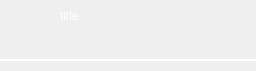
<?xml version="1.0" encoding="UTF-8"?>
<ui version="4.0">
 <class>EssayUI</class>
 <widget class="QWidget" name="EssayUI">
  <property name="geometry">
   <rect>
    <x>0</x>
    <y>0</y>
    <width>256</width>
    <height>71</height>
   </rect>
  </property>
  <property name="windowTitle">
   <string>Form</string>
  </property>
  <property name="styleSheet">
   <string notr="true"/>
  </property>
  <widget class="QLabel" name="label_title">
   <property name="geometry">
    <rect>
     <x>60</x>
     <y>0</y>
     <width>181</width>
     <height>31</height>
    </rect>
   </property>
   <property name="styleSheet">
    <string notr="true">font: 10pt &quot;黑体&quot;;
color: rgb(255, 255, 255);
</string>
   </property>
   <property name="text">
    <string>title</string>
   </property>
  </widget>
  <widget class="QLabel" name="label_time">
   <property name="geometry">
    <rect>
     <x>60</x>
     <y>30</y>
     <width>91</width>
     <height>21</height>
    </rect>
   </property>
   <property name="styleSheet">
    <string notr="true">font: 8pt &quot;新宋体&quot;;
color: rgb(241, 241, 241);</string>
   </property>
   <property name="text">
    <string>time</string>
   </property>
  </widget>
  <widget class="QLabel" name="label">
   <property name="geometry">
    <rect>
     <x>20</x>
     <y>10</y>
     <width>31</width>
     <height>31</height>
    </rect>
   </property>
   <property name="styleSheet">
    <string notr="true">
image: url(:/menu/images/笔记按钮.png);</string>
   </property>
   <property name="text">
    <string/>
   </property>
  </widget>
  <widget class="QLabel" name="label_2">
   <property name="geometry">
    <rect>
     <x>-10</x>
     <y>-10</y>
     <width>271</width>
     <height>71</height>
    </rect>
   </property>
   <property name="styleSheet">
    <string notr="true">border:2px solid rgb(255, 255, 255);
border-bottom-color: rgb(255, 255, 255);</string>
   </property>
   <property name="text">
    <string/>
   </property>
  </widget>
  <zorder>label_2</zorder>
  <zorder>label_title</zorder>
  <zorder>label_time</zorder>
  <zorder>label</zorder>
 </widget>
 <resources/>
 <connections/>
</ui>
